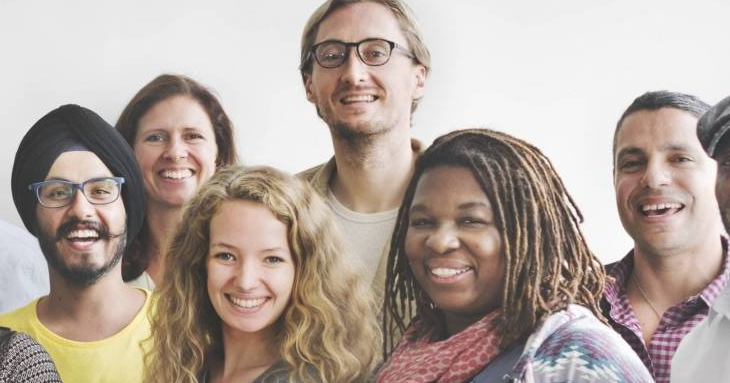
#> input picture client/object_detect/images/croped.png, 730 x 383 px
$ python -i patching.py   (imports and definitions only)
#> lines starting #> are read from the running program, lines starting #| are printed output that depends on the picture; after the words box and inside, x2 and y2 are one past the last pixel; in counts of white or black regions, pixels touching at a corner belong together
#> further down, picture is the input picture: shape (383, 730, 3); mean B, G, R 156.3, 164.6, 178.3
### client/object_detect/noise.py
# ---- LauzHack18 ----
# NOISE.PY
# _______________________________________________________________
# Helper functions using opencv
# Based from PyimageSerach script and modified for our purposes
# by Sylvain C, Fall 2018
# ______________________________________________________________


import numpy as np
import cv2


def minimize(img, sub_face, x, y, w, h):
    if (w, h) != (0, 0):
        # get random parameters per person
        [p1, p2, p3] = np.random.randint(10, 100, size=3)
        # blur people
        sub_face = cv2.GaussianBlur(sub_face, (2 * p1 + 1, 2 * p2 + 1), p3)
        sub_face = cv2.GaussianBlur(sub_face, (25, 25), 100)
        img[y:y + sub_face.shape[0], x:x + sub_face.shape[1]] = sub_face

        return img


# [37 lines left out: function noisy, not called in this run]

### client/object_detect/patching.py
# ---- LauzHack18 ----
# PATCHING.PY
# _______________________________________________________________
# Patching function to divide the image into 224x224 images
# by Sylvain C, Fall 2018
# ______________________________________________________________
import os

import cv2

from .noise import minimize

HERE = os.path.dirname(__file__)


def patch(image, width=224, height=224, privacy=True):
    # get image size
#> called with width = 224, height = 224, privacy = True
    (h, w) = image.shape[:2]
#> h = 383; w = 730

    N_x_grid = w // width + 1
#> N_x_grid = 4
    N_y_grid = h // height + 1
#> N_y_grid = 2

    res = []

    face_cascade = cv2.CascadeClassifier(os.path.join(HERE, 'haarcascade_frontalface_default.xml'))

    for i in range(N_x_grid):
        for j in range(N_y_grid):
            X = i * width
            Y = j * height
            title = 'image{}{}'.format(i, j)
            sub_image = image[Y:Y + height, X:X + width]

            # detect faces
            gray = cv2.cvtColor(sub_image, cv2.COLOR_BGR2GRAY)
            faces = face_cascade.detectMultiScale(gray, 1.3, 5)
            if len(faces) != 0:
                print('[SUB-INFO] {} face(s) detected and being minimized'.format(len(faces)))

            for (x, y, w, h) in faces:
                # cv2.rectangle(img,(x,y),(x+w,y+h),(255,0,0),2)
                minimize(sub_image, sub_image[y:y + h, x:x + w], x, y, w, h)

            (hh, ww) = sub_image.shape[:2]
            sub_image = cv2.copyMakeBorder(sub_image, 0, 224 - hh, 0, 224 - ww, cv2.BORDER_CONSTANT, value=[0, 0, 0])
            sub_image = cv2.resize(sub_image, (224, 224))
            res.append(sub_image)
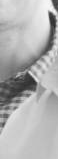
#> gray: shape (159, 58); min 39, max 248, mean 176.8
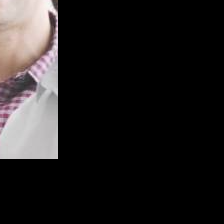
#> sub_image: shape (224, 224, 3); mean B, G, R 31.6, 31.7, 34.3
#> after the loop, res = 8 items
            # title = 'images/image_{}_{}.png'.format(i, j)
            # cv2.imwrite(title,sub_image)

    return res, N_y_grid, N_x_grid

>>> import cv2
>>> picture = cv2.imread('images/croped.png')
>>> result = patch(picture)
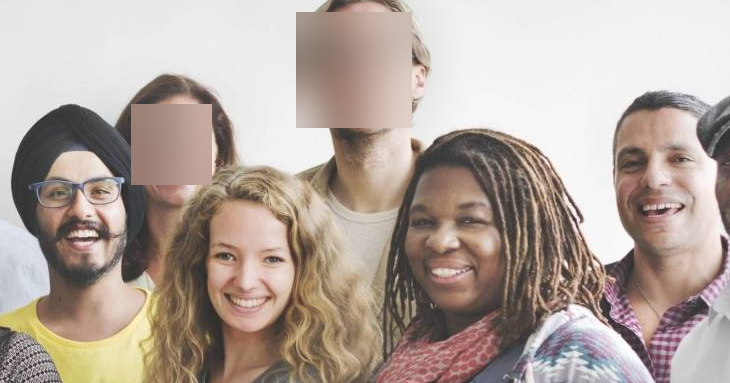
#> picture: shape (383, 730, 3); 7.16% of pixels changed, all inside (x1, y1, x2, y2) = (131, 12, 412, 185)
